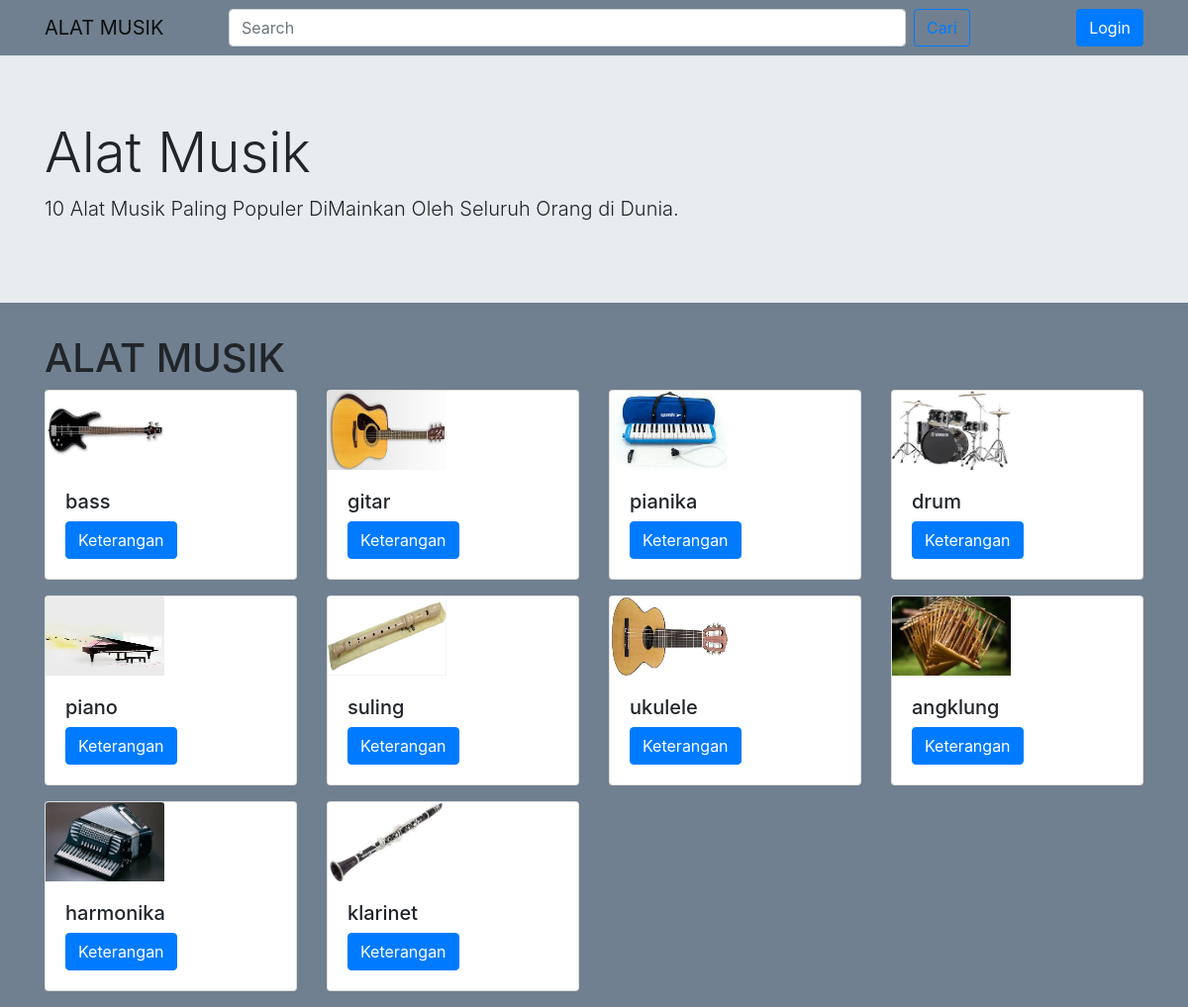
The page / on the database its author committed.
### tables this page shows
CREATE TABLE `alatmusik` (
  `id` int(11) NOT NULL,
  `nama_alat` varchar(30) NOT NULL,
  `merek` varchar(30) NOT NULL,
  `cara_memainkan` varchar(30) NOT NULL,
  `harga` int(100) NOT NULL,
  `gambar` varchar(30) NOT NULL
);

### php/function.php (called while the page is built, shortened)
<?php
function koneksi()
{
  $conn = mysqli_connect("localhost", "root", "") or die("Koneksi ke DB gagal");
  mysqli_select_db($conn, "prak_193040019") or die("Database salah!");
  return $conn;
}
function query($sql)
{
  $conn = koneksi();
  $result = mysqli_query($conn, "$sql");
  $rows = [];
  while ($row = mysqli_fetch_assoc($result)) {
    $rows[] = $row;
  }
  return $rows;
}

### index.php (the view, shortened to what this page needs)
<?php
require 'php/function.php';
if (isset($_GET['cari'])) {
  $keyword = $_GET['keyword'];
  $alat_musik = query(
    "SELECT * FROM alat_musik WHERE
         gambar like '%$keyword%'OR
			nama_alat like '%$keyword%'OR
			merk like '%$keyword%'OR
			cara_memainkan like '%$keyword%'OR
			harga like '%$keyword%' "
  );
} else {
  $alat_musik = query("SELECT * FROM alatmusik");
}
?>
<!doctype html>
<html lang="en">
<head>
  <link rel="stylesheet" href="https://stackpath.bootstrapcdn.com/bootstrap/4.4.1/css/bootstrap.min.css">
  <link rel="stylesheet" href="css/style.css">
</head>
<body>
  <nav class="navbar navbar-expand-lg navbar-light border-bottom">
    <div class="container">
      <a class="navbar-brand" href="#">ALAT MUSIK</a>
      <div class="collapse navbar-collapse" id="navbarNavAltMarkup">
        <div class="navbar-nav mx-auto">
          <form class="form-inline mr-2" action="">
            <input class="form-control mr-sm-2" type="search" size="60" placeholder="Search" aria-label="Search" name="keyword">
            <button class="btn btn-outline-primary my-2 my-sm-0" type="submit" name="cari">Cari</button>
          </form>
        </div>
        <div class="navbar-nav ml-auto">
          <a class="nav-item btn btn-primary" href="php/login.php">
            Login
          </a>
        </div>
      </div>
    </div>
  </nav>
  <div class="jumbotron jumbotron-fluid">
    <div class="container">
      <h1 class="display-4">Alat Musik</h1>
      <p class="lead">10 Alat Musik Paling Populer DiMainkan Oleh Seluruh Orang di Dunia.</p>
    </div>
  </div>
  <div class="container">
    <h1>ALAT MUSIK</h1>
    <div class="row">
      <?php foreach ($alat_musik as $a) : ?>
        <div class="col-md-3 mb-3">
          <div class="card">
          <img src="image/<?= $a['gambar']; ?>" style='width: 120px; height: 80px;' class="card-img-top" alt="...">
            <div class="card-body">
              <h5 class=".card-title"> <?= $a['nama_alat'] ?></h5>
              <a href="php/user.php?id=<?= $a['id'];  ?>" class="btn btn-default btn-primary" role="button">Keterangan</a>
            </div>
          </div>
        </div>
      <?php endforeach; ?>
    </div>
  </div>
</body>
</html>

### css/style.css (style rules this page uses)
body { background-color: slategray; }

### rows shown on the page
alatmusik: gambar (picture), nama_alat "bass"
alatmusik: gambar (picture), nama_alat "gitar"
alatmusik: gambar (picture), nama_alat "pianika"
alatmusik: gambar (picture), nama_alat "drum"
alatmusik: gambar (picture), nama_alat "piano"
alatmusik: gambar (picture), nama_alat "suling"
alatmusik: gambar (picture), nama_alat "ukulele"
alatmusik: gambar (picture), nama_alat "angklung"
alatmusik: gambar (picture), nama_alat "harmonika"
alatmusik: gambar (picture), nama_alat "klarinet"
